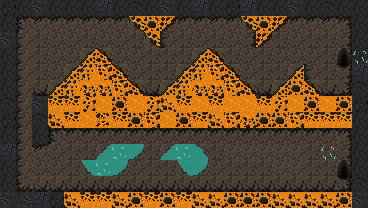

A level layout from a 2D game, rendered from its tile map. Below: a short description, then the map file with its tile-grid data intact:
An orthogonal 23x13 tile map with 16x16 px tiles, 2 tile layers (Tile Layer 1, Tile Layer 2), 3 tilesets and 4 objects (2x level_exit, player_spawn, doubler).

<map version="1.10" tiledversion="1.10.2" orientation="orthogonal" renderorder="right-down" width="23" height="13" tilewidth="16" tileheight="16" infinite="0" nextlayerid="4" nextobjectid="16">
 <tileset firstgid="1" source="cave_crawler_v2.tsx" />
 <tileset firstgid="226" source="Dungeon_Tileset_v2.tsx" />
 <tileset firstgid="326" source="stalagmite.tsx" />
 <layer id="1" name="Tile Layer 1" width="23" height="13">
  <data encoding="csv">
95,95,95,95,95,95,95,95,95,95,95,95,95,95,95,95,95,95,95,95,95,95,95,
95,61,61,62,62,62,61,62,46,46,46,62,62,61,62,46,46,46,62,62,61,61,95,
95,61,62,61,61,62,61,61,62,46,77,62,61,62,61,76,46,62,61,62,62,76,95,
95,61,62,61,61,46,46,61,61,62,62,62,46,46,62,61,62,61,61,61,62,76,95,
95,61,62,61,46,46,46,46,61,62,62,46,46,46,46,61,62,62,46,77,62,76,49,
95,61,78,46,46,46,46,46,46,78,46,46,46,46,46,46,78,46,46,46,78,78,95,
95,76,95,46,46,46,46,46,46,46,46,46,46,46,46,46,46,46,46,46,46,46,95,
95,77,76,46,46,46,46,46,46,46,46,46,46,46,46,46,46,46,46,46,46,46,95,
95,77,62,82,79,79,79,79,79,79,79,79,79,79,79,79,79,79,79,79,79,79,95,
95,61,61,61,62,62,67,67,67,62,67,67,67,62,62,62,62,62,61,62,61,76,95,
95,61,61,61,62,67,67,67,61,62,62,67,67,61,62,62,62,62,62,62,62,76,95,
95,62,62,61,78,78,78,78,78,78,78,78,78,78,78,78,78,78,78,78,78,3221225554,95,
95,95,95,95,46,46,46,46,46,46,46,46,46,46,46,46,46,46,46,46,46,46,95
</data>
 </layer>
 <layer id="2" name="Tile Layer 2" width="23" height="13">
  <data encoding="csv">
18,0,96,0,0,0,2684354656,0,2684354655,0,96,0,2684354656,0,18,2684354656,0,0,96,0,2684354655,0,0,
0,82,79,79,79,79,79,79,106,17,107,79,79,79,79,106,17,107,79,79,79,2684354642,0,
96,77,0,0,0,0,0,0,0,106,0,0,0,0,0,0,107,0,0,0,0,0,0,
0,77,0,0,0,91,92,0,0,0,0,0,91,92,0,0,0,0,0,0,0,66,51,
0,77,0,0,91,1,3,92,0,0,0,91,1,3,92,0,0,0,91,0,0,81,2684354656,
0,77,0,91,1,32,32,3,92,0,91,1,32,32,3,92,0,91,17,92,0,3221225554,2684354655,
2684354655,77,96,2,2,18,0,17,0,18,31,2,0,2,0,0,2,18,0,17,0,17,18,
18,0,2684354655,31,2,0,16,2,17,3,0,17,2,31,3,32,17,17,3,2,2,2,0,
0,77,95,0,0,0,0,0,0,0,0,0,0,0,0,0,0,0,0,0,0,2684354642,0,
2684354656,77,79,0,0,0,93,50,109,0,93,50,94,0,61,61,61,61,61,0,51,0,0,
0,77,0,0,0,108,50,109,0,0,0,108,109,0,0,0,0,61,61,0,0,66,0,
0,1610612818,78,78,0,0,0,0,0,0,0,0,0,0,0,0,0,0,0,0,0,81,2684354655,
96,3221225568,2684354656,18,31,2,2,31,17,2,17,2,31,31,17,17,17,31,31,31,31,17,96
</data>
 </layer>
 <objectgroup id="3" name="Object Layer 1">
  <object id="1" name="player_spawn" x="34.0214" y="45.5265">
   <point />
  </object>
  <object id="2" name="level_exit" x="343.533" y="59.9222">
   <point />
  </object>
  <object id="14" name="doubler" x="26.2409" y="123.402">
   <point />
  </object>
  <object id="15" name="level_exit" x="343.849" y="171.207">
   <point />
  </object>
 </objectgroup>
</map>
